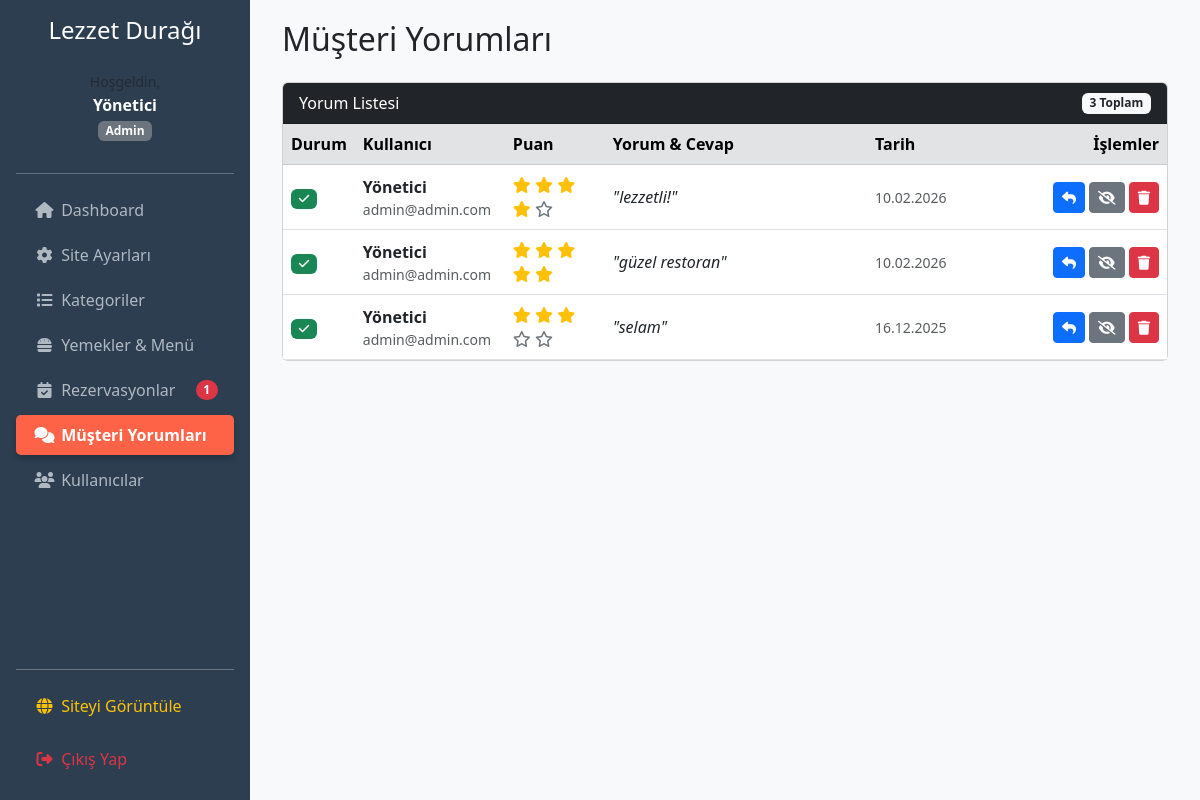
The app's page /admin/comments.php (signed in) with its own data.
### tables this page shows
CREATE TABLE `comments` (
  `id` int(11) NOT NULL,
  `user_id` int(11) DEFAULT NULL,
  `comment` text NOT NULL,
  `rating` int(11) DEFAULT 5,
  `is_approved` tinyint(1) DEFAULT 0,
  `created_at` timestamp NOT NULL DEFAULT current_timestamp(),
  `reply` text DEFAULT NULL
);

CREATE TABLE `users` (
  `id` int(11) NOT NULL,
  `name` varchar(100) NOT NULL,
  `email` varchar(100) NOT NULL,
  `password` varchar(255) NOT NULL,
  `phone` varchar(20) DEFAULT NULL,
  `role` enum('admin','personel','uye') DEFAULT 'uye',
  `created_at` timestamp NOT NULL DEFAULT current_timestamp()
);

### admin/comments.php (the view, shortened to what this page needs)
<?php
require_once 'includes/header.php';
$sql = "SELECT c.*, u.name as user_name, u.email as user_email
        FROM comments c
        LEFT JOIN users u ON c.user_id = u.id
        ORDER BY c.created_at DESC";
$comments = $pdo->query($sql)->fetchAll(PDO::FETCH_ASSOC);
?>
<div class="container-fluid">
    <h2 class="mb-4">Müşteri Yorumları</h2>
    <div class="card">
        <div class="card-header bg-dark text-white d-flex justify-content-between align-items-center">
            <span>Yorum Listesi</span>
            <span class="badge bg-light text-dark"><?= count($comments) ?> Toplam</span>
        </div>
        <div class="card-body p-0">
            <div class="table-responsive">
                <table class="table table-hover align-middle mb-0">
                    <thead class="table-secondary">
                        <tr>
                            <th width="50">Durum</th>
                            <th width="150">Kullanıcı</th>
                            <th width="100">Puan</th>
                            <th>Yorum & Cevap</th>
                            <th width="120">Tarih</th>
                            <th class="text-end" width="180">İşlemler</th>
                        </tr>
                    </thead>
                    <tbody>
                        <?php foreach ($comments as $comment): ?>
                        <tr>
                            <td>
                                <?php if($comment['is_approved']): ?>
                                    <span class="badge bg-success" title="Yayında"><i class="fas fa-check"></i></span>
                                <?php else: ?>
                                    <span class="badge bg-warning text-dark" title="Onay Bekliyor"><i class="fas fa-clock"></i></span>
                                <?php endif; ?>
                            </td>
                            <td>
                                <div class="fw-bold"><?= htmlspecialchars($comment['user_name'] ?? 'Misafir') ?></div>
                                <div class="small text-muted"><?= htmlspecialchars($comment['user_email'] ?? '') ?></div>
                            </td>
                            <td>
                                <div class="text-warning">
                                    <?php for($i=1; $i<=5; $i++): ?>
                                        <?php if($i <= $comment['rating']): ?>
                                            <i class="fas fa-star"></i>
                                        <?php else: ?>
                                            <i class="far fa-star text-secondary"></i>
                                        <?php endif; ?>
                                    <?php endfor; ?>
                                </div>
                            </td>
                            <td>
                                <div class="text-break fst-italic">
                                    "<?= htmlspecialchars($comment['comment']) ?>"
                                </div>
                            </td>
                            <td>
                                <small class="text-muted"><?= date('d.m.Y', strtotime($comment['created_at'])) ?></small>
                            </td>
                            <td class="text-end">
                                <button type="button" class="btn btn-sm btn-primary"
                                        data-bs-toggle="modal"
                                        data-bs-target="#replyModal"
                                        onclick="setReplyData(<?= $comment['id'] ?>, '<?= htmlspecialchars($comment['reply'] ?? '', ENT_QUOTES) ?>')">
                                    <i class="fas fa-reply"></i>
                                </button>
                                <?php if(!$comment['is_approved']): ?>
                                    <a href="comments.php?approve=<?= $comment['id'] ?>" class="btn btn-sm btn-success" title="Onayla">
                                        <i class="fas fa-check"></i>
                                    </a>
                                <?php else: ?>
                                    <a href="comments.php?hide=<?= $comment['id'] ?>" class="btn btn-sm btn-secondary" title="Gizle">
                                        <i class="fas fa-eye-slash"></i>
                                    </a>
                                <?php endif; ?>
                                <a href="comments.php?delete=<?= $comment['id'] ?>"
                                   class="btn btn-sm btn-danger"
                                   onclick="return confirm('Silmek istediğinize emin misiniz?');">
                                    <i class="fas fa-trash"></i>
                                </a>
                            </td>
                        </tr>
                        <?php endforeach; ?>
                    </tbody>
                </table>
            </div>
        </div>
    </div>
</div>
<?php require_once 'includes/footer.php'; ?>

### admin/includes/header.php (style rules this page uses)
body { min-height: 100vh; background: #f8f9fa; }

### records on screen
comments: is_approved 1 (drawn), user.name "Yönetici", user.email "admin@admin.com", rating 4 (drawn), comment "lezzetli!", created_at "10.02.2026"
comments: is_approved 1 (drawn), user.name "Yönetici", user.email "admin@admin.com", rating 5 (drawn), comment "güzel restoran", created_at "10.02.2026"
comments: is_approved 1 (drawn), user.name "Yönetici", user.email "admin@admin.com", rating 3 (drawn), comment "selam", created_at "16.12.2025"

### other values on screen
$_SESSION['name'] "Yönetici"
$_SESSION['role'] "Admin"
$pendingReservationCount "1"
count($comments) "3"
